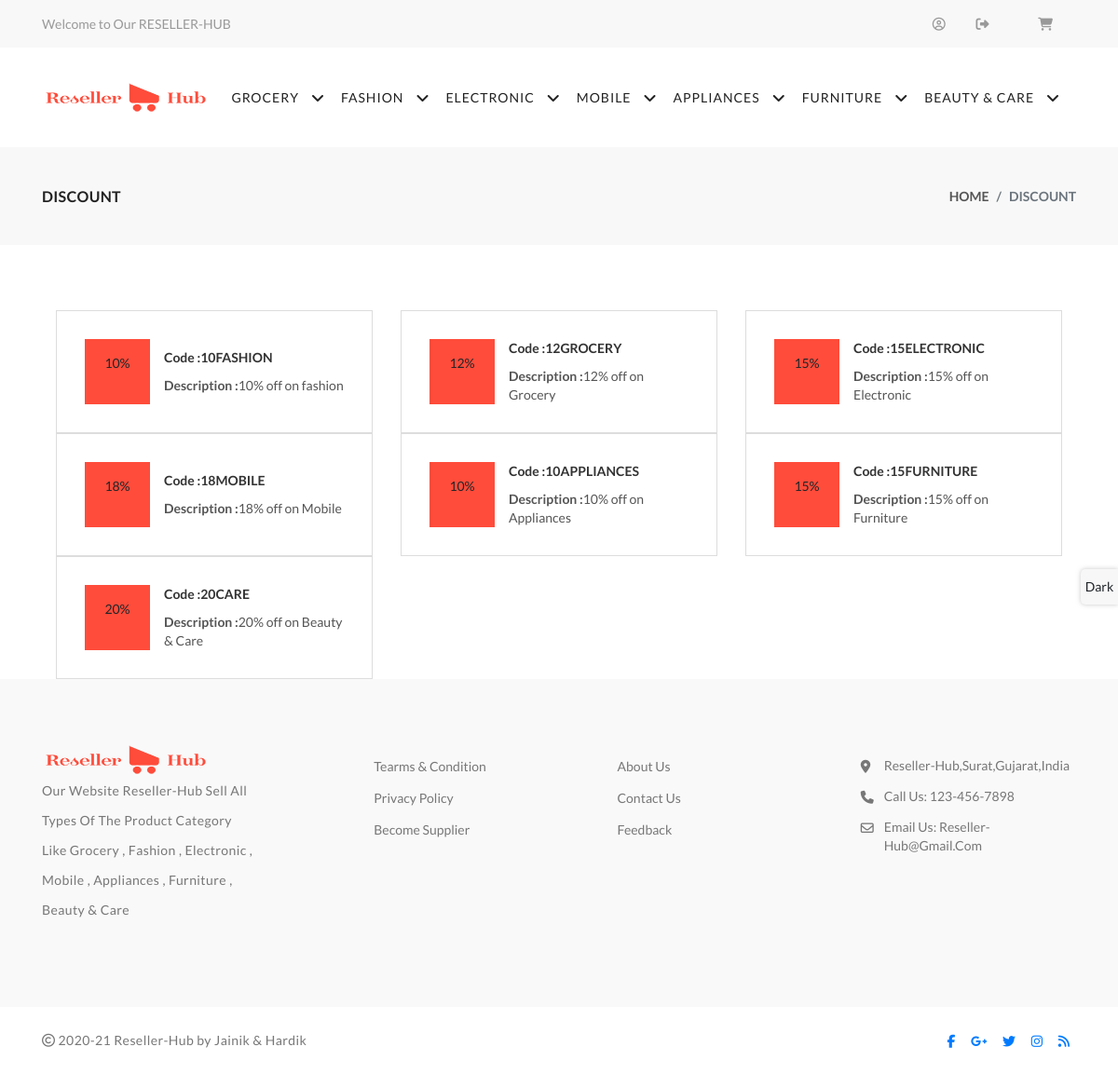
Page /index.php/customer/discount on the committed database.
### tables this page shows
CREATE TABLE `category` (
  `c_id` int(11) NOT NULL,
  `c_name` varchar(100) NOT NULL,
  `is_parent` smallint(6) NOT NULL,
  `parent_id` int(11) DEFAULT NULL,
  `status` smallint(6) NOT NULL
);

CREATE TABLE `discount` (
  `d_id` int(11) NOT NULL,
  `d_title` varchar(225) NOT NULL,
  `d_code` varchar(255) NOT NULL,
  `d_desc` varchar(255) NOT NULL,
  `d_percentage` varchar(255) NOT NULL
);

### application/controllers/Customer.php (called while the page is built, shortened)
<?php
class Customer extends CI_Controller {
	public function __construct()
	{
		$this->load->helper('url','form');
		$this->load->database('');
		$this->load->model('Backend');
		$this->load->library('session');
	}
	public function discount()
	{
		$this->db->select('*')->from('discount');
		$data=$this->db->get();
		$get = $data->result();
		$newdata['data'] = $get;
		$this->load->view('frontend/customer/discount',$newdata);
	}
}

### index.php (called while the page is built, shortened)
<?php
require_once BASEPATH.'core/CodeIgniter.php';

### application/views/frontend/customer/discount.php (the view)
<?php
include_once('header.php');
?>
<div class="breadcrumb-section">
    <div class="container">
        <div class="row">
            <div class="col-sm-6">
                <div class="page-title">
                    <h2>Discount</h2>
                </div>
            </div>
            <div class="col-sm-6">
                <nav aria-label="breadcrumb" class="theme-breadcrumb">
                    <ol class="breadcrumb">
                        <li class="breadcrumb-item"><a href="<?php echo base_url();?>customer/discount">Home</a></li>
                        <li class="breadcrumb-item active">Discount</li>
                    </ol>
                </nav>
            </div>
        </div>
    </div>
</div>
<section class="section-space blog-page ratio2_3">
    <div class="container">
        <div class="row">
                    <div class="col-12">
            <?php
                foreach ($data as $key)
                {
            ?>
                    <div class="col-4" style="float:left;">
                        <div class="blog-sidebar">
                            <div class="theme-card">
                                <ul class="popular-blog">
                                    <li>
                                        <div class="media">
                                            <div class="blog-date"><center><?php echo $key->d_percentage;?></center></div>
                                            <div class="media-body align-self-center">
                                                <h6>Code :<?php echo $key->d_code;?></h6>
                                                <p><b>Description :</b><?php echo $key->d_desc;?></p>
                                            </div>
                                        </div>
                                    </li>
                                </ul>
                            </div>
                        </div>
                    </div>
            <?php
                }
            ?>
        </div>
        </div>
    </div>
</section>
<?php
include_once('footer.php');
?>

### application/views/frontend/customer/header.php (shortened to what this page needs)
<!DOCTYPE html>
<html lang="en">
<head>
    <link rel="stylesheet" type="text/css" href="<?php echo base_url();?>assets/css/fontawesome.css">
    <link rel="stylesheet" type="text/css" href="<?php echo base_url();?>assets/css/slick.css">
    <link rel="stylesheet" type="text/css" href="<?php echo base_url();?>assets/css/slick-theme.css">
    <link rel="stylesheet" type="text/css" href="<?php echo base_url();?>assets/css/animate.css">
    <link rel="stylesheet" type="text/css" href="<?php echo base_url();?>assets/css/themify-icons.css">
    <link rel="stylesheet" type="text/css" href="<?php echo base_url();?>assets/css/bootstrap.css">
    <link rel="stylesheet" type="text/css" href="<?php echo base_url();?>assets/css/color1.css" media="screen" id="color">
<body>
    <header>
        <div class="top-header">
            <div class="container">
                <div class="row">
                    <div class="col-lg-6">
                        <div class="header-contact">
                            <ul>
                                <li>Welcome to Our RESELLER-HUB</li>
                            </ul>
                        </div>
                    </div>
                    <div class="col-lg-6 text-right">
                        <ul class="header-dropdown">
                            <li><i class="fa fa-user-circle-o"></i><?php echo $this->session->userdata('c_email') ?></li>
                            <li><a href="<?php echo base_url();?>Customer/logout"><i class="fa fa-sign-out"></i></a></li>
                            <li><a href="<?php echo base_url();?>Customer/cart"><i class="fa fa-shopping-cart"></i></a></li>
                        </ul>
                    </div>
                </div>
            </div>
        </div>
        <div class="container">
            <div class="row">
                <div class="col-lg-12">
                    <div class="main-menu">
                        <div class="menu-left">
                            <div class="brand-logo">
                                <a href="<?php echo base_url();?>customer/index">
                                    <img src="<?php echo base_url();?>assets/images/icon/logo.png" alt="">
                                </a>
                            </div>
                        </div>
                        <div class="menu-right pull-right">
                            <div>
                                <nav id="main-nav">
                                    <ul id="main-menu" class="sm pixelstrap sm-horizontal">
                                        <?php
                                        $select = $this->db->query("select * from category where is_parent='1'");
                                        foreach ($select->result() as $row)
                                        {
                                        ?>
                                                <li>
                                                    <a  href="<?php echo base_url()."category/".$row->c_id;?>"><?php echo $row->c_name;?></a>
                                                </li>
                                        <?php
                                        }
                                        ?>
                                    </ul>
                                </nav>
                            </div>
                        </div>
                    </div>
                </div>
            </div>
        </div>
    </header>

### rows in the picture
category: c_name "GROCERY"
category: c_name "FASHION"
category: c_name "ELECTRONIC"
category: c_name "MOBILE"
category: c_name "APPLIANCES"
category: c_name "FURNITURE"
category: c_name "BEAUTY & CARE"
discount: d_percentage "10%", d_code "10FASHION", d_desc "10% off on fashion"
discount: d_percentage "12%", d_code "12GROCERY", d_desc "12% off on Grocery"
discount: d_percentage "15%", d_code "15ELECTRONIC", d_desc "15% off on Electronic"
discount: d_percentage "18%", d_code "18MOBILE", d_desc "18% off on Mobile"
discount: d_percentage "10%", d_code "10APPLIANCES", d_desc "10% off on Appliances"
discount: d_percentage "15%", d_code "15FURNITURE", d_desc "15% off on Furniture"
discount: d_percentage "20%", d_code "20CARE", d_desc "20% off on Beauty & Care"
